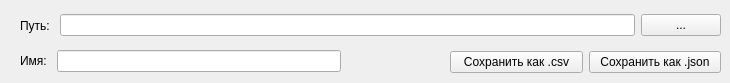
<?xml version="1.0" encoding="UTF-8"?>
<ui version="4.0">
 <class>Form</class>
 <widget class="QWidget" name="Form">
  <property name="geometry">
   <rect>
    <x>0</x>
    <y>0</y>
    <width>730</width>
    <height>83</height>
   </rect>
  </property>
  <property name="minimumSize">
   <size>
    <width>730</width>
    <height>83</height>
   </size>
  </property>
  <property name="maximumSize">
   <size>
    <width>730</width>
    <height>83</height>
   </size>
  </property>
  <property name="windowTitle">
   <string>Сохранение проекта</string>
  </property>
  <widget class="QWidget" name="">
   <property name="geometry">
    <rect>
     <x>20</x>
     <y>13</y>
     <width>701</width>
     <height>25</height>
    </rect>
   </property>
   <layout class="QHBoxLayout" name="horizontalLayout">
    <item>
     <widget class="QLabel" name="label">
      <property name="text">
       <string>Путь: </string>
      </property>
     </widget>
    </item>
    <item>
     <widget class="QLineEdit" name="location_edit"/>
    </item>
    <item>
     <widget class="QPushButton" name="browse_location_btn">
      <property name="text">
       <string>...</string>
      </property>
     </widget>
    </item>
   </layout>
  </widget>
  <widget class="QWidget" name="">
   <property name="geometry">
    <rect>
     <x>20</x>
     <y>50</y>
     <width>321</width>
     <height>22</height>
    </rect>
   </property>
   <layout class="QHBoxLayout" name="horizontalLayout_2">
    <item>
     <widget class="QLabel" name="label_2">
      <property name="text">
       <string>Имя: </string>
      </property>
     </widget>
    </item>
    <item>
     <widget class="QLineEdit" name="file_name_edit"/>
    </item>
   </layout>
  </widget>
  <widget class="QWidget" name="">
   <property name="geometry">
    <rect>
     <x>450</x>
     <y>50</y>
     <width>271</width>
     <height>25</height>
    </rect>
   </property>
   <layout class="QHBoxLayout" name="horizontalLayout_3">
    <item>
     <widget class="QPushButton" name="save_csv_btn">
      <property name="text">
       <string>Сохранить как .csv</string>
      </property>
     </widget>
    </item>
    <item>
     <widget class="QPushButton" name="save_json_btn">
      <property name="text">
       <string>Сохранить как .json</string>
      </property>
     </widget>
    </item>
   </layout>
  </widget>
 </widget>
 <resources/>
 <connections/>
</ui>
